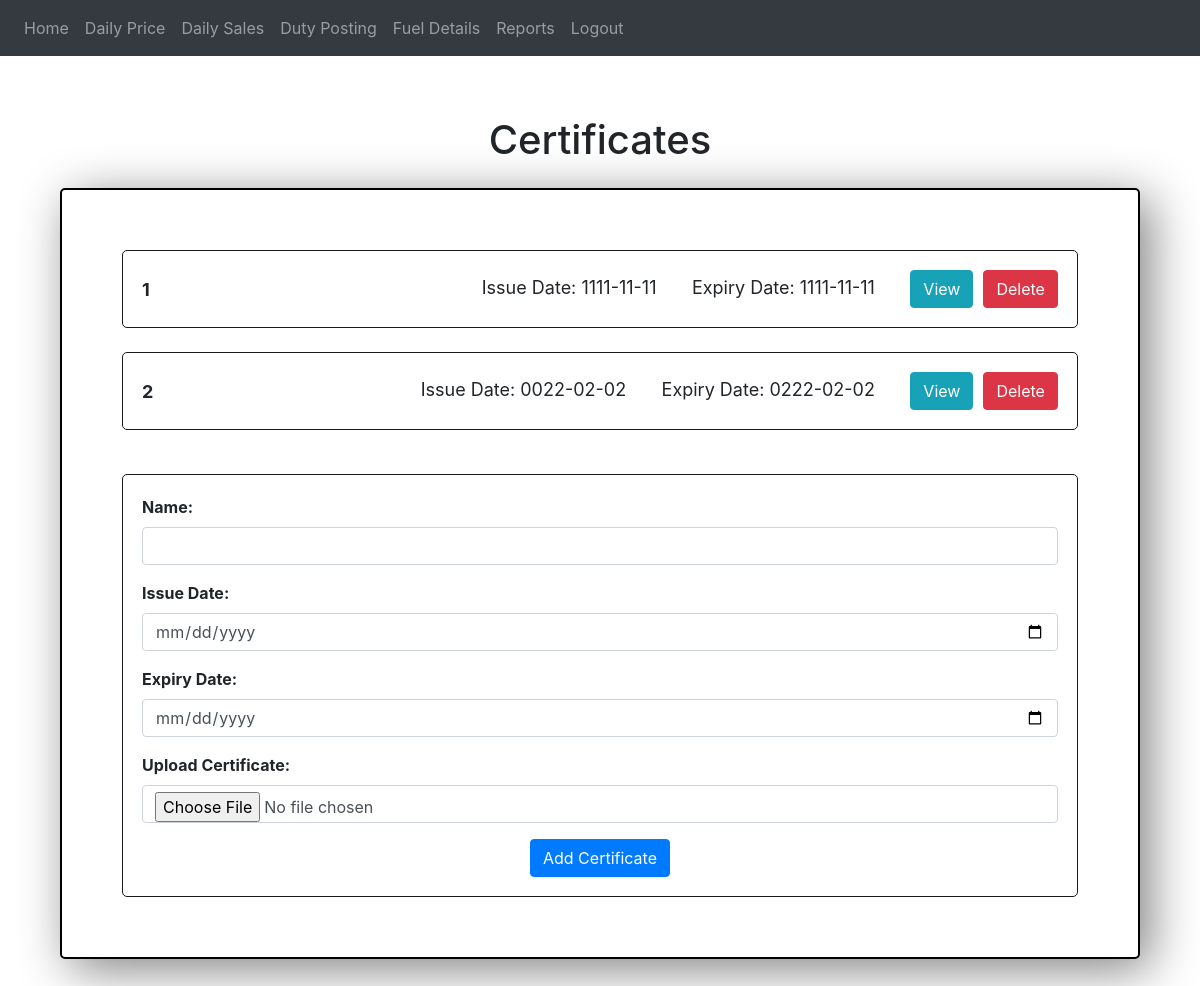
The app's page /certificates (signed in), older data.
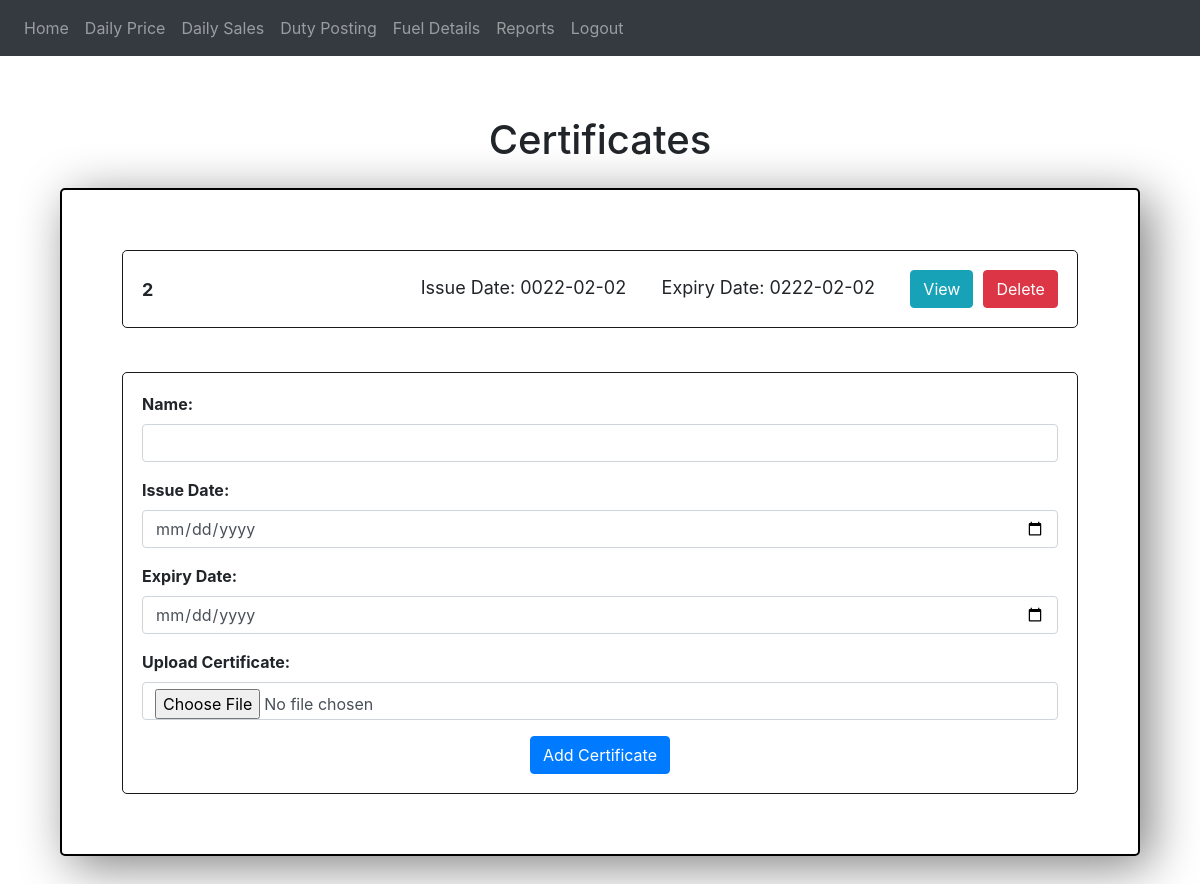
The same page, newer data.
### website/models.py (models this page shows)
class certificate(db.Model):
    name = db.Column(db.String(150), primary_key = True)
    file_name = db.Column(db.String(150))
    exp_date = db.Column(db.Date)
    issue_date = db.Column(db.Date)
    file = db.Column(db.LargeBinary)

### website/views.py (the view, shortened to what this page needs)
@views.route('/certificates', methods=['GET','POST'])
@login_required
def certificates():
    name = request.form.get("name")
    issue_date = request.form.get("issue_date")
    exp_date = request.form.get("exp_date")
    print(func.now)
    certificates = certificate.query.all()
    return render_template("certificates.html",certificates=certificates, user=current_user)

### website/templates/certificates.html (shortened to what this page needs)
{% extends 'base.html' %}
{% block content %}
<h1 style="text-align: center; margin-top: 5%;">Certificates</h1>
<div style="margin: 5%; margin-top: 2%; border: 2px solid black; padding: 5%; border-radius: 5px; box-shadow: 10px 10px 50px grey;">
  {% for certificate in certificates %}
  <div style="border: 1px solid rgb(27, 26, 26); border-radius: 5px; padding: 2%;">
    <div style="display: flex; justify-content: space-between; align-items: center; font-size: 18px;">
      <div style="font-weight: bold; margin-right: 10%;">{{certificate.name}}</div>
      <div style="display: flex; justify-content: space-between; align-items: center; font-size: 18px;">
        <div>
        Issue Date: {{certificate.issue_date}} &nbsp;&nbsp;&nbsp;&nbsp;&nbsp;
        Expiry Date: {{certificate.exp_date}} &nbsp;&nbsp;&nbsp;&nbsp;&nbsp;
        <a href="/certificates/{{certificate.name}}" >
          <button class="btn btn-info">View</button>
        </a>
      </div>
      <form action="{{ url_for('views.delete_certificate', id=certificate.name) }}" method="post" style="margin-left: 10px;">
        <button type="submit" class="btn btn-danger">Delete</button>
      </form>
    </div>
    </div>
  </div>
  <br>
  {% endfor %}
  <div style="border: 1px solid rgb(27, 26, 26); border-radius: 5px; padding: 2%; margin-top: 20px;">
    <form method="POST" enctype="multipart/form-data">
      <div class="form-group">
        <label for="name" style="font-weight: bold;">Name:</label>
        <input type="text" class="form-control" id="name" name="name" required>
      </div>
      <div class="form-group">
        <label for="issue_date" style="font-weight: bold;">Issue Date:</label>
        <input type="date" class="form-control" id="issue_date" name="issue_date" required>
      </div>
      <div class="form-group">
        <label for="exp_date" style="font-weight: bold;">Expiry Date:</label>
        <input type="date" class="form-control" id="exp_date" name="exp_date" required>
      </div>
      <div class="form-group">
        <label for="file" style="font-weight: bold;">Upload Certificate:</label>
        <input type="file" class="form-control" id="file" name="file" accept="application" required>
      </div>
      <div style="text-align: center;">
        <button type="submit" class="btn btn-primary">Add Certificate</button>
      </div>
    </form>
  </div>
</div>
{% endblock %}

Row changes from the older to the newer data that the page shows:
removed certificate: name "1", issue_date "1111-11-11", exp_date "1111-11-11"
